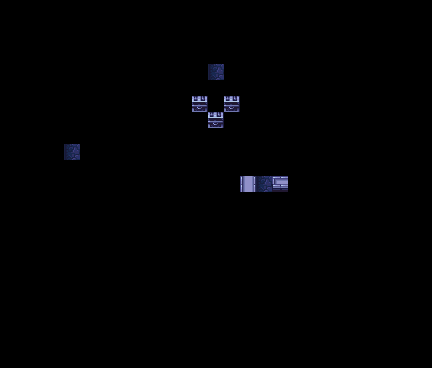

A 2D game scene composited from a Tiled map and its tileset images. What follows is a short description and the map's XML, with each tile layer's data collapsed to a summary:
An orthogonal 27x23 tile map with 16x16 px tiles, 6 tile layers (Door1, Door2, Door3, Chest1, ...), 1 hidden layer not drawn.

<map version="1.5" tiledversion="1.7.2" orientation="orthogonal" renderorder="right-down" width="27" height="23" tilewidth="16" tileheight="16" infinite="0" nextlayerid="8" nextobjectid="1">
 <tileset firstgid="1" source="SnowNightTileset.tsx" />
 <layer id="1" name="Main" width="27" height="23" visible="0">
  <data>[621 cells, 621 non-empty, 100 distinct tile ids]</data>
 </layer>
 <layer id="2" name="Door1" width="27" height="23">
  <data>[621 cells, 1 non-empty, 1 distinct tile ids]</data>
 </layer>
 <layer id="3" name="Door2" width="27" height="23">
  <data>[621 cells, 1 non-empty, 1 distinct tile ids]</data>
 </layer>
 <layer id="4" name="Door3" width="27" height="23">
  <data>[621 cells, 3 non-empty, 3 distinct tile ids]</data>
 </layer>
 <layer id="5" name="Chest1" width="27" height="23">
  <data>[621 cells, 1 non-empty, 1 distinct tile ids]</data>
 </layer>
 <layer id="6" name="Chest2" width="27" height="23">
  <data>[621 cells, 1 non-empty, 1 distinct tile ids]</data>
 </layer>
 <layer id="7" name="Chest3" width="27" height="23">
  <data>[621 cells, 1 non-empty, 1 distinct tile ids]</data>
 </layer>
</map>
